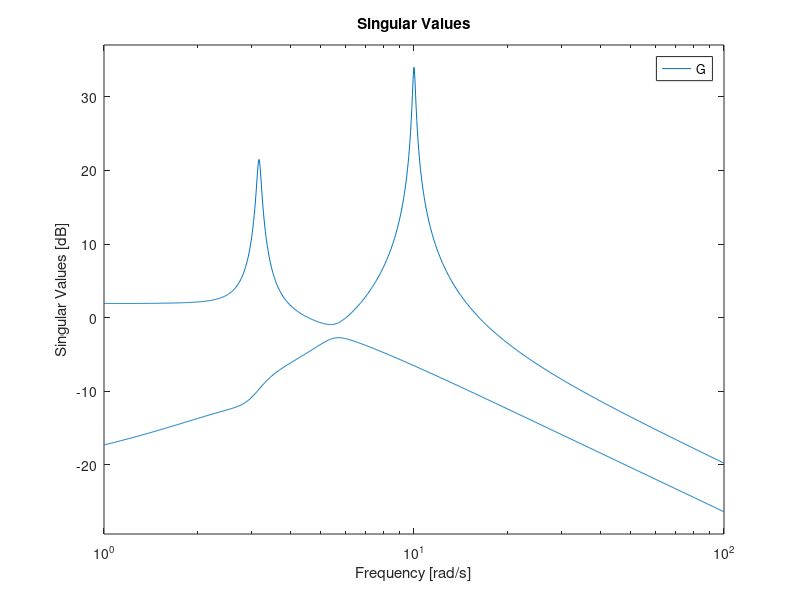

The MATLAB script that drew this image:
% Example 9.3
%
s = tf('s');
g11 = 10*(s + 1)/(s^2 + 0.2*s + 100);
g12 = 1/(s + 1);
g21 = (s + 2)/(s^2 + 0.1*s + 10);
g22 = 5*(s + 1)/((s + 2)*(s + 3));
G = [g11 g12 ;g21 g22];
%
figure(1)
sigma(G,{10^0 10^2})
grid
norm(G,'inf')